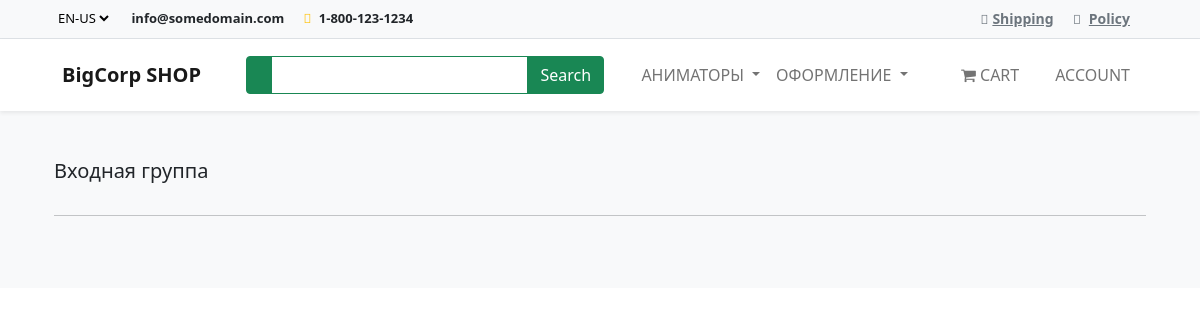
Screenshot of /shop/search/Vhodnaya-gruppa/ with the database file from the repository.
### shop/models.py (models this page shows, shortened)
class Category(models.Model):
    name = models.CharField("Категория", max_length=250, db_index=True)
    parent = models.ForeignKey('self', on_delete=models.CASCADE, related_name='children', blank=True, null=True
                               )
    slug = models.SlugField('URL', max_length=250,
                            unique=True, null=False, editable=True)
    created_at = models.DateTimeField('Дата создания', auto_now_add=True)
    class Meta:
        unique_together = (['slug', 'parent'])
        verbose_name = 'Категория'
        verbose_name_plural = 'Категории'
    def get_absolute_url(self):
        return reverse("shop:category-list", args=[str(self.slug)])

### shop/views.py (the view)
# urls.py: path('search/<slug:slug>/', category_list, name='category-list'),
def category_list(request, slug):
    category = get_object_or_404(Category, slug=slug)
    products = ProductProxy.objects.select_related('category').filter(category=category)
    context = {'category': category, 'products': products}
    return render(request, 'shop/category_list.html', context)

### shop/context_processors.py (called while the page is built)
def categories(request):
    categories = Category.objects.filter(parent=None)
    return {'categories': categories}

### shop/models.py (called while the page is built)
    def get_queryset(self):
        return super(ProductManager, self).get_queryset().filter(available=True)

### shop/templates/shop/category_list.html (shortened to what this page needs)
{% extends "base.html" %}
{% load static %}
{% block content %}
<main>
  <div class="album py-5 bg-light">
    <div class="container">
      <div class="pb-3 h5"> {{category.name|capfirst}} </div>
      <hr>
      <br>
    </div>
  </div>
</main>
{% endblock %}

### shop/templates/base.html (shortened to what this page needs)
<!DOCTYPE html>
{% load static %}
<html>
  <head>
    <link
      rel="stylesheet"
      href="https://bootswatch.com/5/flatly/bootstrap.min.css"
    />
    <link
      rel="stylesheet"
      href="https://cdnjs.cloudflare.com/ajax/libs/font-awesome/4.7.0/css/font-awesome.min.css"
    />
    <link
      href="https://cdn.jsdelivr.net/npm/bootstrap@5.1.3/dist/css/bootstrap.min.css"
      rel="stylesheet"
    />
  </head>
  <body>
    <div class="superNav border-bottom py-2 bg-light">
      <div class="container">
        <div class="row">
          <div class="col-lg-6 col-md-6 col-sm-12 col-xs-12 centerOnMobile">
            <select class="me-3 border-0 bg-light">
              <option value="en-us">EN-US</option>
            </select>
            <span
              class="d-none d-lg-inline-block d-md-inline-block d-sm-inline-block d-xs-none me-3"
              ><strong>info@somedomain.com</strong></span
            >
            <span class="me-3"
              ><i class="fa-solid fa-phone me-1 text-warning"></i>
              <strong>1-800-123-1234</strong></span
            >
          </div>
          <div
            class="col-lg-6 col-md-6 col-sm-12 col-xs-12 d-none d-lg-block d-md-block-d-sm-block d-xs-none text-end"
          >
            <span class="me-3"
              ><i class="fa-solid fa-truck text-muted me-1"></i
              ><a class="text-muted" href="#">Shipping</a></span
            >
            <span class="me-3"
              ><i class="fa-solid fa-file text-muted me-2"></i
              ><a class="text-muted" href="#">Policy</a></span
            >
          </div>
        </div>
      </div>
    </div>
    <nav
      class="navbar navbar-expand-lg bg-white sticky-top navbar-light p-3 shadow-sm "
    >
      <div class="container">
        <a class="navbar-brand" href="#"
          >
          <strong>BigCorp SHOP</strong></a
        >
        <div class="collapse navbar-collapse" id="navbarNavDropdown">
          <div class="ms-auto d-none d-lg-block">
            <div class="input-group">
              <span
                class="border-success input-group-text bg-success text-white"
                ></span>
              <input
                type="text"
                class="form-control border-success"
                style="color: #7a7a7a"
              />
              <button class="btn btn-success text-white">Search</button>
            </div>
          </div>
          <ul class="navbar-nav ms-auto">
            {% for i in categories %}
            {% if not i.children.all %}
              <li class="nav-item">
                <a class="nav-link" href="{{i.get_absolute_url}}">{{i.name|upper }}</a>
              </li>
            {% else %}
              <li class="nav-item dropdown">
                <a
                  class="nav-link dropdown-toggle"
                  href="{{i.get_absolute_url}}"
                  id="navbarDropdownMenuLink"
                  data-toggle="dropdown"
                  aria-haspopup="true"
                  aria-expanded="false"
                >
                {{i.name|upper}}
              </a>
            </li>
            {% endif %} {% endfor %}
          </ul>
          <ul class="navbar-nav ms-auto">
            <li class="nav-item">
              <a class="nav-link mx-2 text-uppercase" href="#"
                > <i class="fa fa-shopping-cart" aria-hidden="true"> </i> Cart</a
              >
            </li>
            <li class="nav-item">
              <a class="nav-link mx-2 text-uppercase" href="#"
                > Account</a
              >
            </li>
          </ul>
        </div>
      </div>
    </nav>
    {% block content %}
    {% endblock %}
  </body>
</html>

### shop/templates/base.html (style rules this page uses)
a { font-size: 14px; font-weight: 700; }
.superNav { font-size: 13px; }
.form-control { outline: none !important; box-shadow: none !important; }

### rows the page displays
Category: name "АНИМАТОРЫ"
Category: name "ОФОРМЛЕНИЕ"
Category: name "Входная группа"
